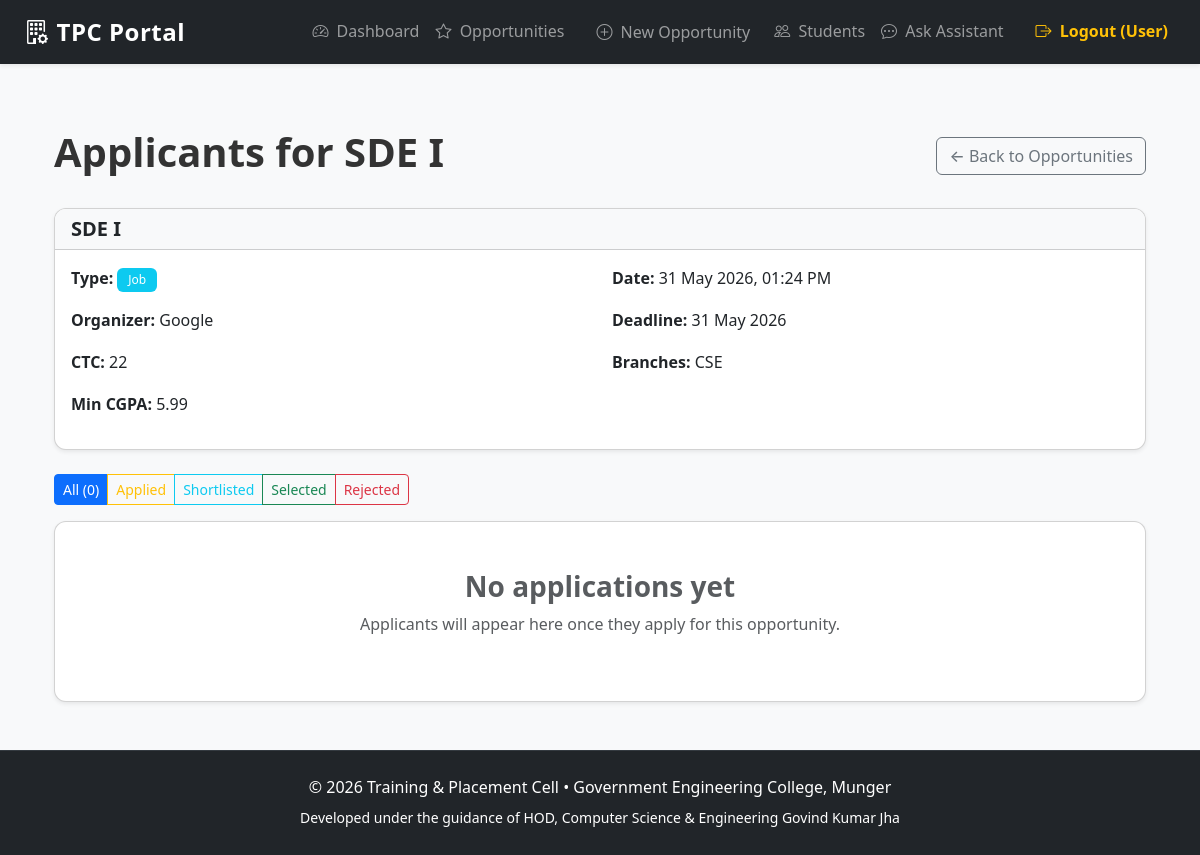
/admin/opportunity_applicants/1 (signed in), run on the app's committed database.
### app/models.py (models this page shows, shortened)
class Opportunity(db.Model):
    __tablename__ = 'opportunities'
    id = db.Column(db.Integer, primary_key=True)
    title = db.Column(db.String(200), nullable=False)
    type = db.Column(db.String(50), nullable=False)  # e.g. Job, Internship, Session, Hackathon, Bootcamp, Seminar
    organizer = db.Column(db.String(150))
    company_name = db.Column(db.String(150))
    description = db.Column(db.Text)
    requirements = db.Column(db.Text)  # JSON string or newline-separated list
    date = db.Column(db.DateTime)
    mode = db.Column(db.String(50))
    ctc = db.Column(db.String(50))  # e.g. "12 LPA", "500/month"
    min_cgpa = db.Column(db.Float)  # Minimum CGPA required
    allowed_branches = db.Column(db.Text)  # comma-separated
    deadline = db.Column(db.DateTime)  # Application deadline
    created_at = db.Column(db.DateTime, default=datetime.utcnow)

### app/admin/routes.py (the view)
@bp.route('/opportunity_applicants/<int:opp_id>')
@admin_required
def opportunity_applicants(opp_id):
    opp = Opportunity.query.get_or_404(opp_id)
    page = request.args.get('page', 1, type=int)
    status_filter = request.args.get('status', '').strip()
    query = Application.query.filter_by(opportunity_id=opp_id).join(User)
    if status_filter:
        query = query.filter(Application.status == status_filter)
    applications = query.order_by(Application.applied_at.desc()).paginate(page=page, per_page=15, error_out=False)
    return render_template('admin/opportunity_applicants.html', opportunity=opp, applications=applications, status_filter=status_filter)

### app/admin/routes.py (called while the page is built)
def admin_required(f):
    @wraps(f)
    def decorated_function(*args, **kwargs):
        if 'user_id' not in session or session.get('role') != 'Admin':
            flash('You must be an admin to access this page.', 'danger')
            return redirect(url_for('auth.login'))
        return f(*args, **kwargs)
    return decorated_function

### templates/admin/opportunity_applicants.html (shortened to what this page needs)
{% extends "base.html" %}
{% block content %}
<div class="container-fluid py-4">
    <div class="d-flex justify-content-between align-items-center mb-4">
        <h1>Applicants for {{ opportunity.title }}</h1>
        <a href="{{ url_for('admin.opportunities') }}" class="btn btn-outline-secondary">
            ← Back to Opportunities
        </a>
    </div>
    <div class="card shadow-sm mb-4">
        <div class="card-header bg-light">
            <h5 class="mb-0">{{ opportunity.title }}</h5>
        </div>
        <div class="card-body">
            <div class="row">
                <div class="col-md-6">
                    <p><strong>Type:</strong> <span class="badge bg-info">{{ opportunity.type }}</span></p>
                    <p><strong>Organizer:</strong> {{ opportunity.organizer or opportunity.company_name or 'Admin' }}</p>
                    {% if opportunity.type in ['Job', 'Internship'] %}
                        <p><strong>CTC:</strong> {{ opportunity.ctc or '—' }}</p>
                        <p><strong>Min CGPA:</strong> {{ opportunity.min_cgpa or '—' }}</p>
                    {% endif %}
                </div>
                <div class="col-md-6">
                    <p><strong>Date:</strong> {{ opportunity.date.strftime('%d %b %Y, %I:%M %p') if opportunity.date else 'TBA' }}</p>
                    {% if opportunity.type in ['Job', 'Internship'] %}
                        <p><strong>Deadline:</strong> {{ opportunity.deadline.strftime('%d %b %Y') if opportunity.deadline else 'TBA' }}</p>
                        <p><strong>Branches:</strong> {{ opportunity.allowed_branches or 'All Branches' }}</p>
                    {% endif %}
                </div>
            </div>
        </div>
    </div>
    <div class="mb-3">
        <div class="btn-group" role="group">
            <a href="{{ url_for('admin.opportunity_applicants', opp_id=opportunity.id) }}"
               class="btn btn-sm {% if not status_filter %}btn-primary{% else %}btn-outline-primary{% endif %}">
                All ({{ applications.total }})
            </a>
            <a href="{{ url_for('admin.opportunity_applicants', opp_id=opportunity.id, status='Applied') }}"
               class="btn btn-sm {% if status_filter == 'Applied' %}btn-warning{% else %}btn-outline-warning{% endif %}">
                Applied
            </a>
            <a href="{{ url_for('admin.opportunity_applicants', opp_id=opportunity.id, status='Shortlisted') }}"
               class="btn btn-sm {% if status_filter == 'Shortlisted' %}btn-info{% else %}btn-outline-info{% endif %}">
                Shortlisted
            </a>
            <a href="{{ url_for('admin.opportunity_applicants', opp_id=opportunity.id, status='Selected') }}"
               class="btn btn-sm {% if status_filter == 'Selected' %}btn-success{% else %}btn-outline-success{% endif %}">
                Selected
            </a>
            <a href="{{ url_for('admin.opportunity_applicants', opp_id=opportunity.id, status='Rejected') }}"
               class="btn btn-sm {% if status_filter == 'Rejected' %}btn-danger{% else %}btn-outline-danger{% endif %}">
                Rejected
            </a>
        </div>
    </div>
    {% if applications.items %}
    <div class="card shadow-sm border-0">
        <div class="card-header bg-light d-flex justify-content-between align-items-center">
            <h5 class="mb-0">Applications</h5>
            <small class="text-muted">Page {{ applications.page }} of {{ applications.pages }}</small>
        </div>
        <div class="card-body p-0">
            <div class="table-responsive">
                <table class="table table-hover table-striped mb-0">
                    <thead class="table-dark">
                        <tr>
                            <th>#</th>
                            <th>Student</th>
                            <th>Email</th>
                            <th>Branch</th>
                            <th>CGPA</th>
                            <th>Applied On</th>
                            <th>Status</th>
                            <th class="text-end">Actions</th>
                        </tr>
                    </thead>
                    <tbody>
                        {% for app in applications.items %}
                        <tr>
                            <td>{{ loop.index + (applications.page - 1) * applications.per_page }}</td>
                            <td class="fw-bold">{{ app.student.username }}</td>
                            <td>{{ app.student.email }}</td>
                            <td>
                                {{ app.student.student_profile.branch if app.student.student_profile else '—' }}
                            </td>
                            <td>
                                {{ "%.2f"|format(app.student.student_profile.cgpa) if app.student.student_profile else '—' }}
                            </td>
                            <td>{{ app.applied_at.strftime('%d %b %Y, %I:%M %p') }}</td>
                            <td>
                                {% if app.status == 'Applied' %}
                                    <span class="badge bg-warning text-dark">Applied</span>
                                {% elif app.status == 'Shortlisted' %}
                                    <span class="badge bg-info">Shortlisted</span>
                                {% elif app.status == 'Selected' %}
                                    <span class="badge bg-success">Selected</span>
                                {% elif app.status == 'Rejected' %}
                                    <span class="badge bg-danger">Rejected</span>
                                {% else %}
                                    <span class="badge bg-secondary">{{ app.status }}</span>
                                {% endif %}
                            </td>
                            <td class="text-end">
                                <div class="dropdown">
                                    <button class="btn btn-sm btn-outline-secondary dropdown-toggle"
                                            type="button"
                                            data-bs-toggle="dropdown"
                                            aria-expanded="false"
                                            data-bs-boundary="viewport">
                                        Update
                                    </button>
                                    <ul class="dropdown-menu dropdown-menu-end shadow">
                                        <li>
                                            <form method="POST" action="{{ url_for('admin.confirm_opportunity_application', application_id=app.id) }}">
                                                <input type="hidden" name="status" value="Shortlisted">
                                                <button type="submit" class="dropdown-item" onclick="return confirm('Shortlist this applicant?')">
                                                    <i class="bi bi-check2-square me-2"></i> Shortlist
                                                </button>
                                            </form>
                                        </li>
                                        <li>
                                            <form method="POST" action="{{ url_for('admin.confirm_opportunity_application', application_id=app.id) }}">
                                                <input type="hidden" name="status" value="Selected">
                                                <button type="submit" class="dropdown-item" onclick="return confirm('Select this applicant?')">
                                                    <i class="bi bi-person-check me-2"></i> Select
                                                </button>
                                            </form>
                                        </li>
                                        <li>
                                            <form method="POST" action="{{ url_for('admin.confirm_opportunity_application', application_id=app.id) }}">
                                                <input type="hidden" name="status" value="Rejected">
                                                <button type="submit" class="dropdown-item text-danger" onclick="return confirm('Reject this applicant?')">
                                                    <i class="bi bi-x-circle me-2"></i> Reject
                                                </button>
                                            </form>
                                        </li>
                                        <li><hr class="dropdown-divider"></li>
                                        <li>
                                            <a href="{{ url_for('admin.download_student_resume', student_id=app.student.id) }}" class="dropdown-item">
                                                <i class="bi bi-file-earmark-arrow-down me-2"></i> Download Resume
                                            </a>
                                        </li>
                                    </ul>
                                </div>
                            </td>
                        </tr>
                        {% endfor %}
                    </tbody>
                </table>
            </div>
        </div>
        {% if applications.pages > 1 %}
        <div class="card-footer bg-light">
            <nav aria-label="Page navigation">
                <ul class="pagination justify-content-center mb-0">
                    {% if applications.has_prev %}
                    <li class="page-item">
                        <a class="page-link" href="{{ url_for('admin.opportunity_applicants', opp_id=opportunity.id, page=applications.prev_num, status=status_filter) }}">
                            ← Previous
                        </a>
                    </li>
                    {% endif %}
                    {% for page_num in applications.iter_pages() %}
                        {% if page_num %}
                            <li class="page-item {{ 'active' if page_num == applications.page else '' }}">
                                <a class="page-link" href="{{ url_for('admin.opportunity_applicants', opp_id=opportunity.id, page=page_num, status=status_filter) }}">
                                    {{ page_num }}
                                </a>
                            </li>
                        {% else %}
                            <li class="page-item disabled"><span class="page-link">...</span></li>
                        {% endif %}
                    {% endfor %}
                    {% if applications.has_next %}
                    <li class="page-item">
                        <a class="page-link" href="{{ url_for('admin.opportunity_applicants', opp_id=opportunity.id, page=applications.next_num, status=status_filter) }}">
                            Next →
                        </a>
                    </li>
                    {% endif %}
                </ul>
            </nav>
        </div>
        {% endif %}
    </div>
    {% else %}
    <div class="text-center py-5 card shadow-sm">
        <h3 class="text-muted">No applications yet</h3>
        <p class="text-muted">Applicants will appear here once they apply for this opportunity.</p>
    </div>
    {% endif %}
</div>
{% endblock %}

### static/css/styles.css (style rules this page uses)
:root { --primary: #0d6efd; --primary-dark: #0b5ed7; --success: #198754; --warning: #ffc107; --danger: #dc3545; --info: #0dcaf0; --light-bg: #f8f9fa; --dark-bg: #212529; }
body { font-family: 'Segoe UI', system-ui, -apple-system, sans-serif; background-color: var(--light-bg); color: #333; line-height: 1.6; }
h1, h2, h3, h4, h5, h6 { font-weight: 600; }
.card { border-radius: 12px; overflow: hidden; }
.shadow-sm { box-shadow: 0 0.125rem 0.25rem rgba(0, 0, 0, 0.075) !important; }
.btn { font-weight: 500; transition: all 0.15s ease; white-space: nowrap; }
.btn-primary { background-color: var(--primary); border-color: var(--primary); }
.badge { font-weight: 500; padding: 0.5em 0.9em; }

### data on the page
Opportunity: title "SDE I", type "Job", organizer "Google", ctc "22", min_cgpa "5.99", date "31 May 2026, 01:24 PM", deadline "31 May 2026", allowed_branches "CSE"

### other printed values
{{ session.username if 'username' in session else 'User' }} "User"
{{ applications.total }} "0"
